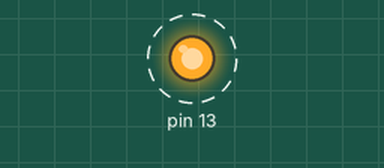
This sketch was run on a simulated Arduino Uno, built with avr-gcc and run on an emulated ATmega328P. Shown: output pins drawn as LEDs (lit = HIGH). Dashed ring = blinking.

Above: at 0.2 s.
Timing chart, 0 to 3.0 s (numbered marks = the images above):
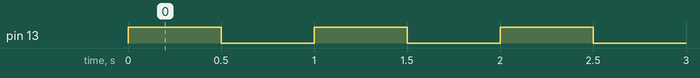

Measured:
- by itself, pin 13: alternates HIGH for 0.50 s and LOW for 0.50 s

The sketch:

CustomMain.ino
```cpp
#include <Arduino.h>

int main(void) {
    // Вручну викликаємо ініціалізацію заліза
    init();

    pinMode(13, OUTPUT);

    while (1) {
        digitalWrite(13, HIGH);
        delay(500);
        digitalWrite(13, LOW);
        delay(500);
    }

    return 0;
}
```
